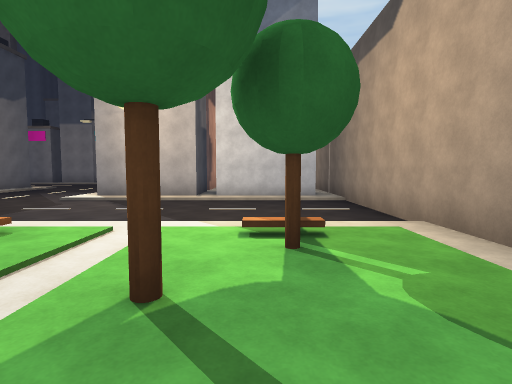
View 1 (above)

24 first-person views from a walk through a 3-D level made in the Unity game engine. The camera is 1.4 m above the floor, tilts 4° down and sees 80° across. The floor is counted in squares, 2 m on a side. Each view is taken from the middle of a square. On the plan, view 1 faces up. The plan holds only what a view shows up to about 10 squares ahead; the rest is blank. The place goes on beyond the plan. The player character is not drawn.

View 2
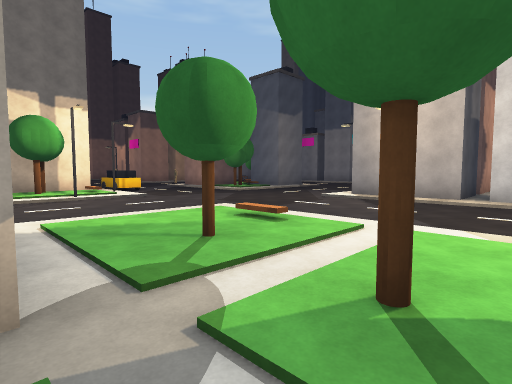

View 3
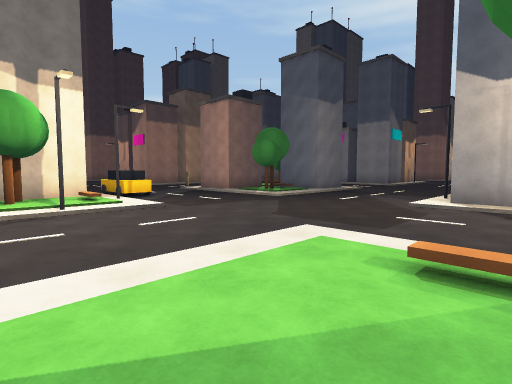

View 4
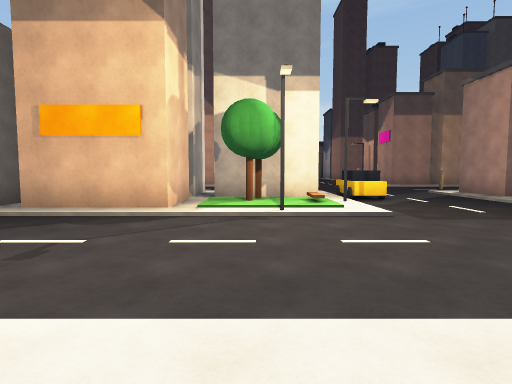

View 5
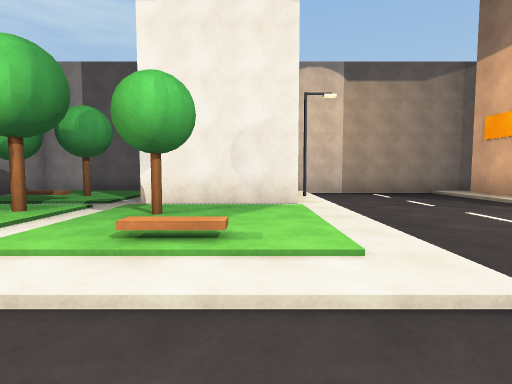

View 6
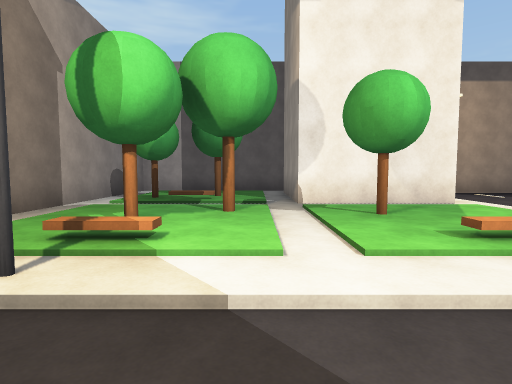

View 7
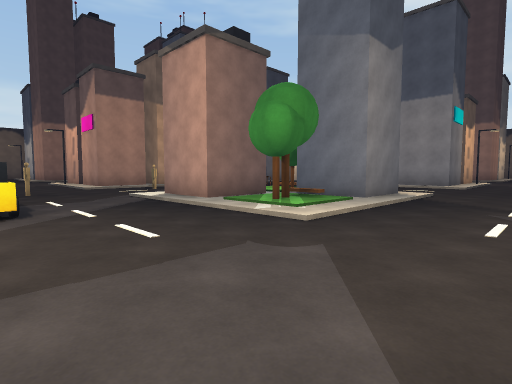

View 8
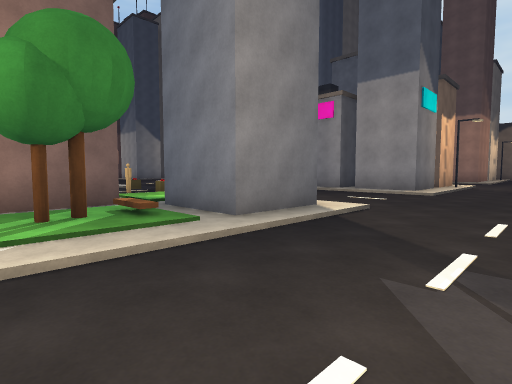

View 9
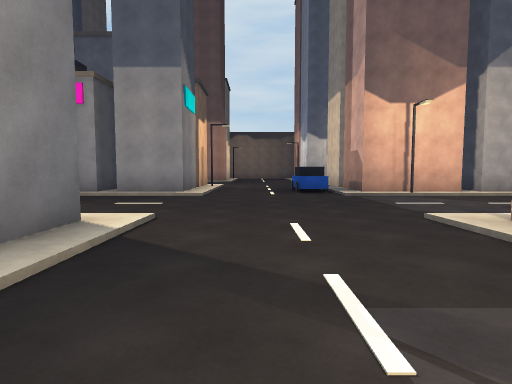

View 10
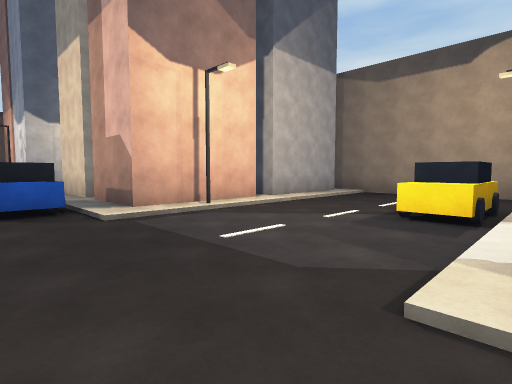

View 11
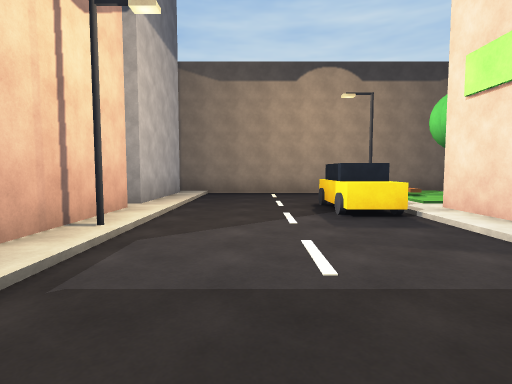

View 12
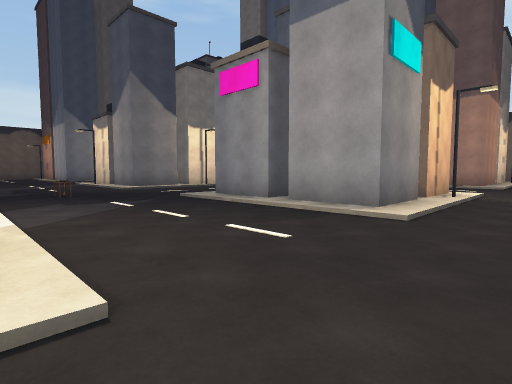

View 13
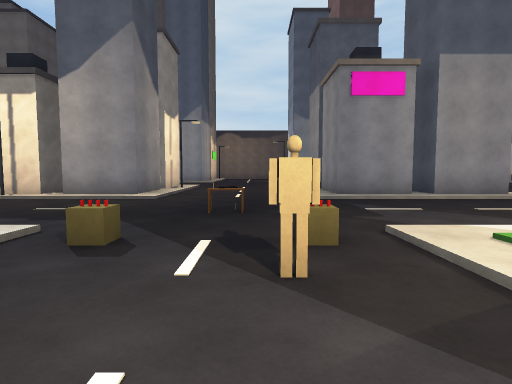

View 14
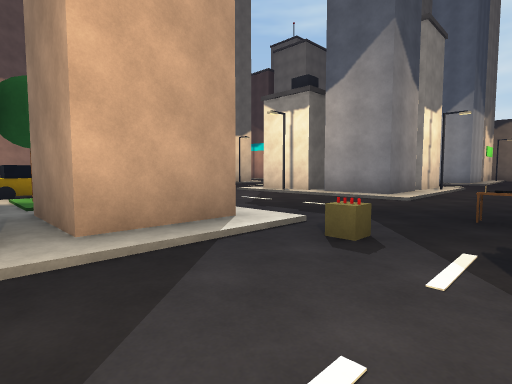

View 15
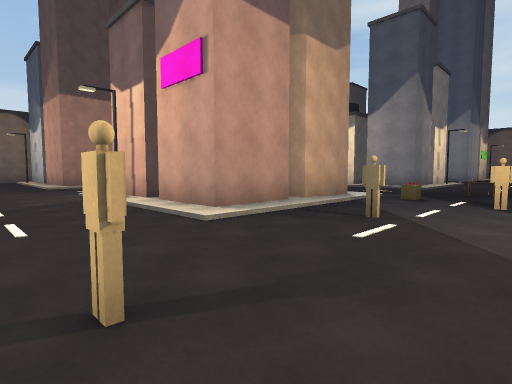

View 16
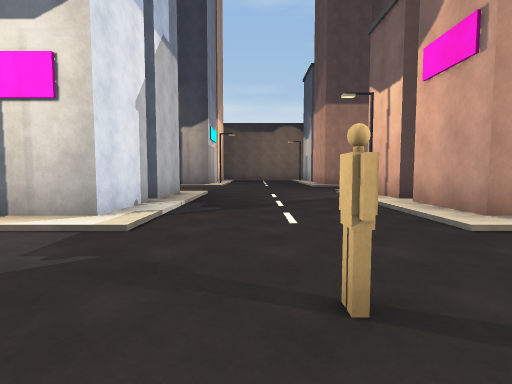

View 17
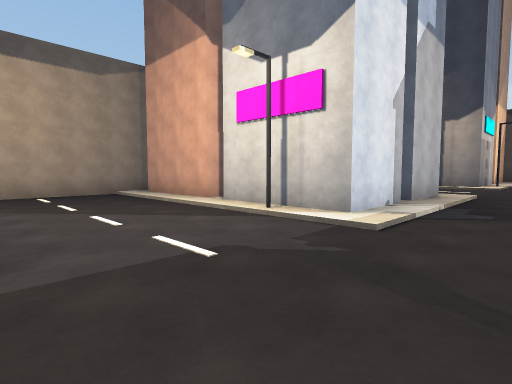

View 18
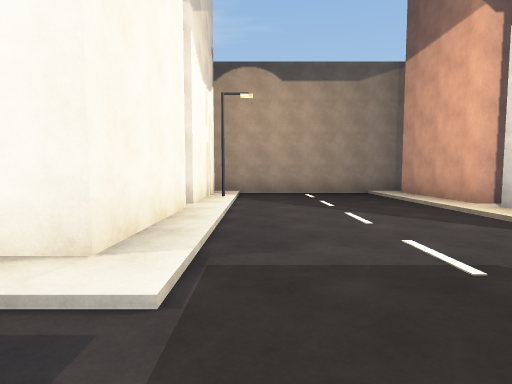

View 19
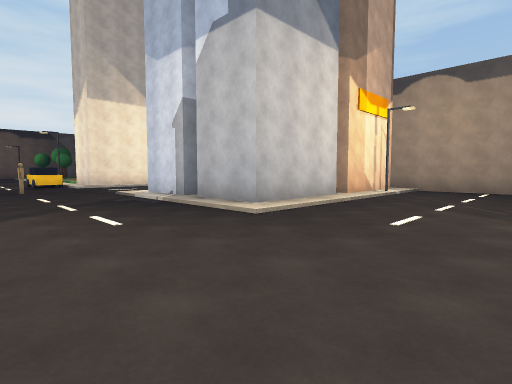

View 20
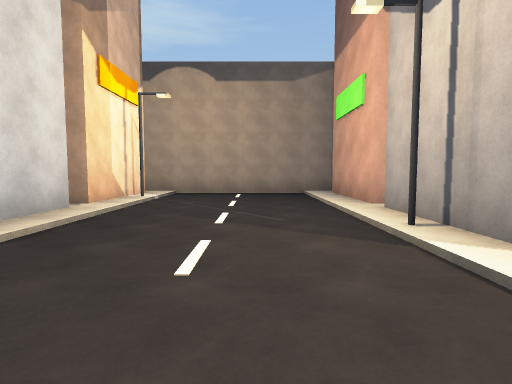

View 21
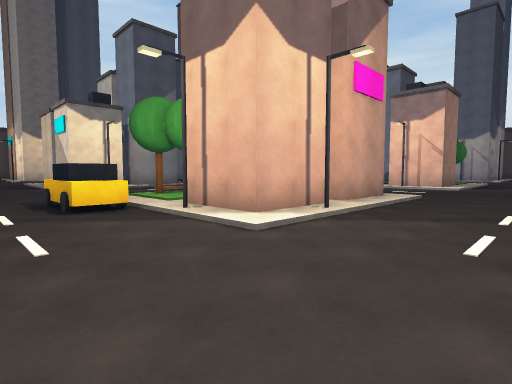

View 22
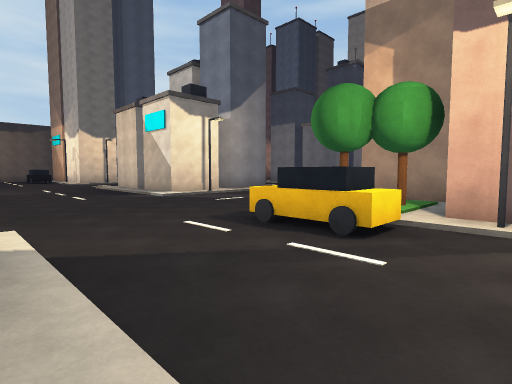

View 23
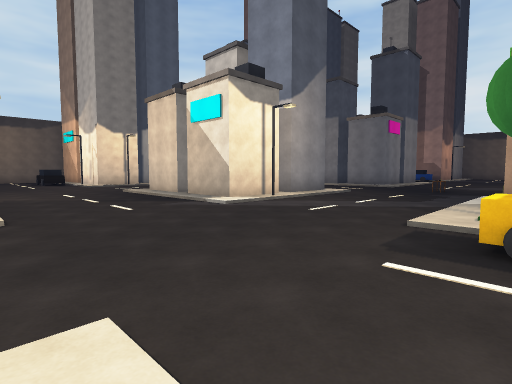

View 24
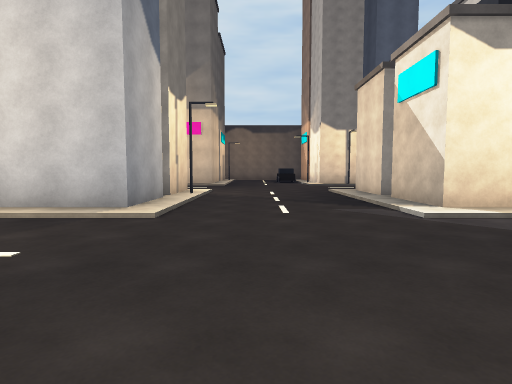

### Floor plan
Key: @ floor where view 1 was taken; # wall or solid block; . main floor; : floor 0.25 m higher than the main floor; / step, stairs or slope; O other object.
Columns run from 32 left of view 1 to 3 right of it. Each row starts with its distance up from view 1.
 24  #:....:             #:.
 23  #:....:#            #:.   :#
 22  ##....:#  ##..      ##..  :#
 21  #:....:#  #:...  #  #:.. O:#
 20 ##:....:####:... :####:...O:######
 19 :::....::#:::....::::::....::#:::::#
 18 ...................................#
 17  ..................................#
 16   ............ O...................#
 15   ............................OO...#
 14   :....::::::O..O::::#:....::::::  #
 13   :...O:O:##:..O.:OO #:....: ##O:  #
 12   :...O:O:##:....   ##:....   #    #
 11   :....:# ##:....  #:/:....:  #    #
 10   :....#####:.O..###:OO....#######:#
  9     ...::#:::....::::::....::#:::::#
  8    ................................#
  7    ................................#
  6    ............O...................#
  5    ...............OO...............#
  4   :....::::::....::::#:....::::::#:#
  3  #:....:## #:....:##:::....:::::O::#
  2  ##....:#  ##....:##OO:....::O:O:::#
  1  #:....:#  #:....:##:::....::::::::#
  0  #:....:#  #:....:####:....:###:@/:#
 -1  #:....:#   :....:#  #:....:  #:OO:#
 -2  #:....##  #:....##   :....#  #::::#
 -3   :....:    :....:   ::....   ::  :#
 -4   ######   #######   #######  ######

Where each view was taken, in squares from view 1:
view 1: 0 up, 0 right, facing up
view 2: 0 up, 0 right, facing up-left
view 3: 1 up, 3 left, facing up-left
view 4: 2 up, 4 left, facing left
view 5: 6 up, 4 left, facing down
view 6: 6 up, 1 left, facing down
view 7: 5 up, 7 left, facing up-left
view 8: 9 up, 7 left, facing up-left
view 9: 10 up, 8 left, facing up
view 10: 14 up, 7 left, facing up-right
view 11: 17 up, 7 left, facing right
view 12: 14 up, 8 left, facing up-left
view 13: 11 up, 17 left, facing up
view 14: 11 up, 17 left, facing up-left
view 15: 6 up, 16 left, facing up-left
view 16: 6 up, 16 left, facing left
view 17: 6 up, 16 left, facing down-left
view 18: 6 up, 16 left, facing down
view 19: 8 up, 29 left, facing down-right
view 20: 6 up, 28 left, facing down
view 21: 6 up, 28 left, facing up-right
view 22: 10 up, 30 left, facing up-right
view 23: 13 up, 30 left, facing up-right
view 24: 14 up, 28 left, facing up
